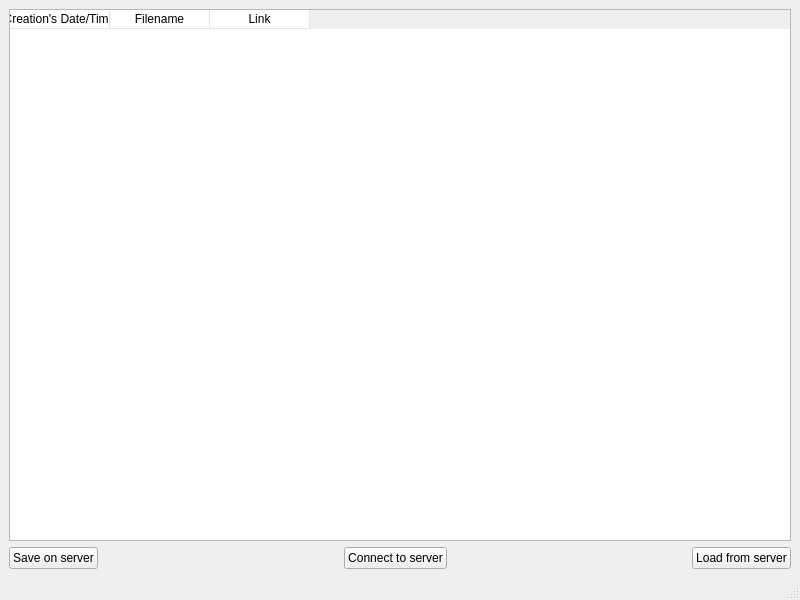
<?xml version="1.0" encoding="UTF-8"?>
<ui version="4.0">
 <class>Client</class>
 <widget class="QMainWindow" name="Client">
  <property name="geometry">
   <rect>
    <x>0</x>
    <y>0</y>
    <width>800</width>
    <height>600</height>
   </rect>
  </property>
  <property name="windowTitle">
   <string>Client</string>
  </property>
  <widget class="QWidget" name="centralwidget">
   <layout class="QGridLayout" name="gridLayout" columnstretch="0,1,0,1,0">
    <item row="1" column="4">
     <widget class="QPushButton" name="loadButton">
      <property name="text">
       <string>Load from server</string>
      </property>
     </widget>
    </item>
    <item row="1" column="1">
     <spacer name="horizontalSpacer">
      <property name="orientation">
       <enum>Qt::Horizontal</enum>
      </property>
      <property name="sizeHint" stdset="0">
       <size>
        <width>559</width>
        <height>20</height>
       </size>
      </property>
     </spacer>
    </item>
    <item row="0" column="0" colspan="5">
     <widget class="QTableWidget" name="tableWidget">
      <property name="styleSheet">
       <string notr="true">QHeaderView::section:horizontal { 
    border-top: 0px solid #e5e5e5;
    border-left: 0px solid #e5e5e5;
    border-right: 1px solid #e5e5e5;
    border-bottom: 1px solid #e5e5e5;
    background-color: white;
}</string>
      </property>
      <column>
       <property name="text">
        <string>Creation's Date/Time</string>
       </property>
      </column>
      <column>
       <property name="text">
        <string>Filename</string>
       </property>
      </column>
      <column>
       <property name="text">
        <string>Link</string>
       </property>
      </column>
     </widget>
    </item>
    <item row="1" column="0">
     <widget class="QPushButton" name="saveButton">
      <property name="text">
       <string>Save on server</string>
      </property>
     </widget>
    </item>
    <item row="1" column="2">
     <widget class="QPushButton" name="connectButton">
      <property name="text">
       <string>Connect to server</string>
      </property>
     </widget>
    </item>
    <item row="1" column="3">
     <spacer name="horizontalSpacer_2">
      <property name="orientation">
       <enum>Qt::Horizontal</enum>
      </property>
      <property name="sizeHint" stdset="0">
       <size>
        <width>40</width>
        <height>20</height>
       </size>
      </property>
     </spacer>
    </item>
   </layout>
  </widget>
  <widget class="QMenuBar" name="menubar">
   <property name="geometry">
    <rect>
     <x>0</x>
     <y>0</y>
     <width>800</width>
     <height>26</height>
    </rect>
   </property>
  </widget>
  <widget class="QStatusBar" name="statusbar"/>
 </widget>
 <resources/>
 <connections/>
</ui>
